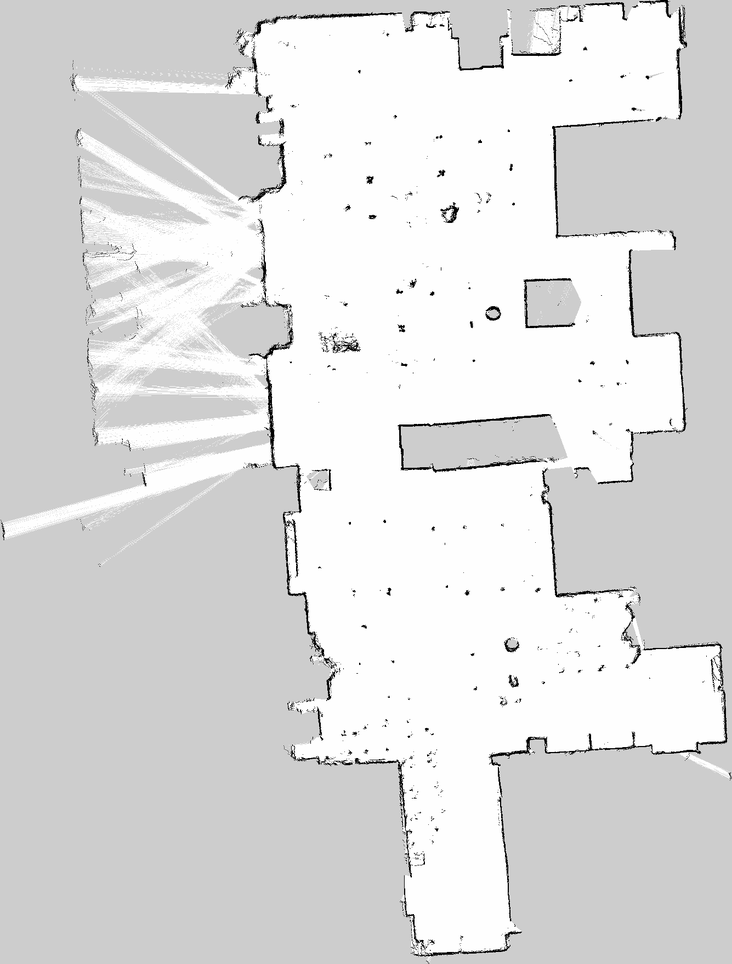
#> input picture data/room1.pgm, 732 x 964 px, shrunk from 1335 x 1760 before the run
$ python -i utils.py   (imports and definitions only)
#> lines starting #> are read from the running program, lines starting #| are printed output that depends on the picture; after the words box and inside, x2 and y2 are one past the last pixel; in counts of white or black regions, pixels touching at a corner belong together
#> further down, picture is the input picture: shape (964, 732, 3); min 0, max 255, mean 222.2
import numpy as np
import cv2
from shapely.geometry import LineString, Point
import yaml

# [72 lines left out: functions extend_line, connect_intersecting_lines, not called in this run]

def extract_walls(image):
    inverted = cv2.bitwise_not(image)
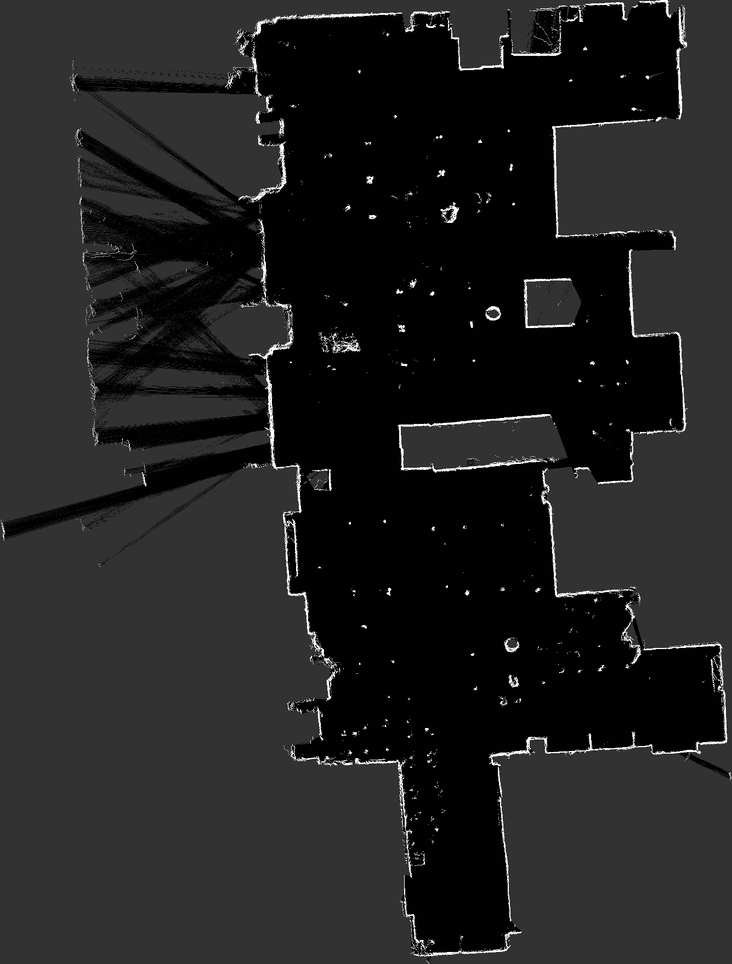
#> inverted: shape (964, 732, 3); min 0, max 255, mean 32.8
    _, binary = cv2.threshold(inverted, 220, 255, cv2.THRESH_BINARY)
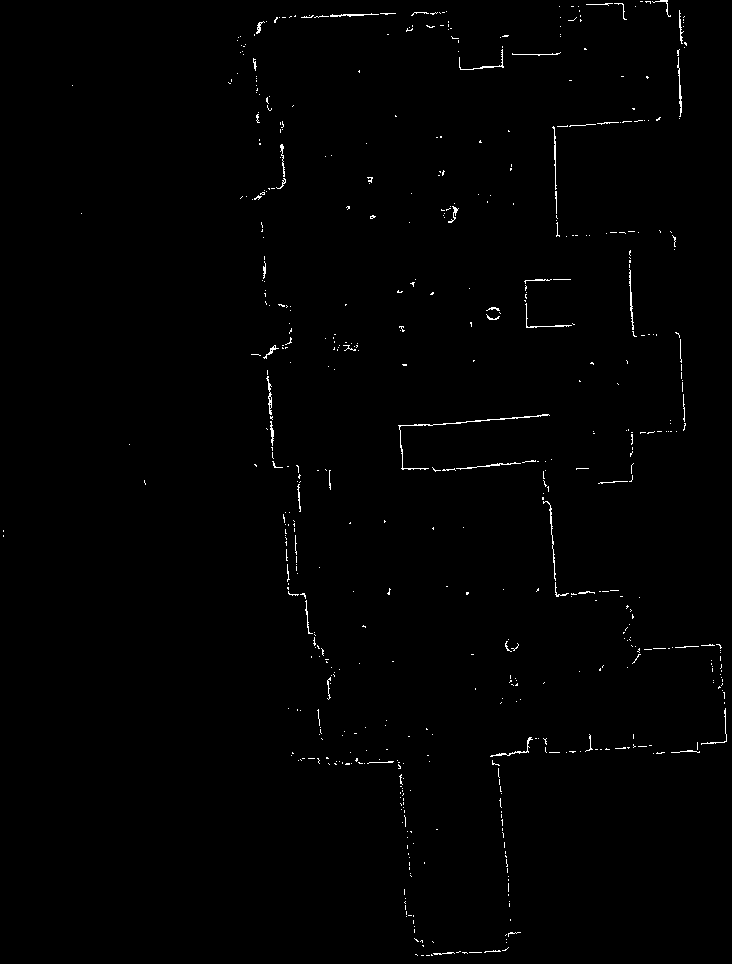
#> binary: shape (964, 732, 3); 0.7% white in thin lines or dots
    kernel = np.ones((5, 5), np.uint8)
    closed = cv2.morphologyEx(binary, cv2.MORPH_CLOSE, kernel, iterations=2)
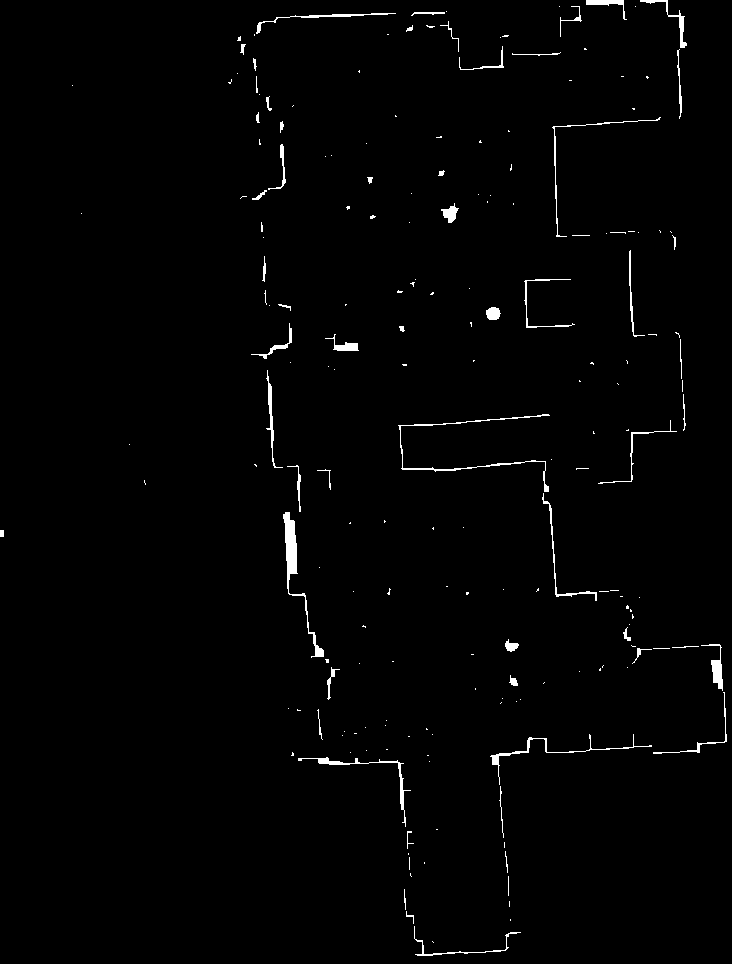
#> closed: shape (964, 732, 3); 1.2% white; 197 white regions (138 under 20 px), largest, box (x1, y1, x2, y2) and area: (283, 512, 324, 658) 893, (398, 414, 550, 492) 590, (298, 757, 411, 827) 436
    blurred = cv2.GaussianBlur(closed, (5, 5), 0)
    edges = cv2.Canny(blurred, 50, 150)
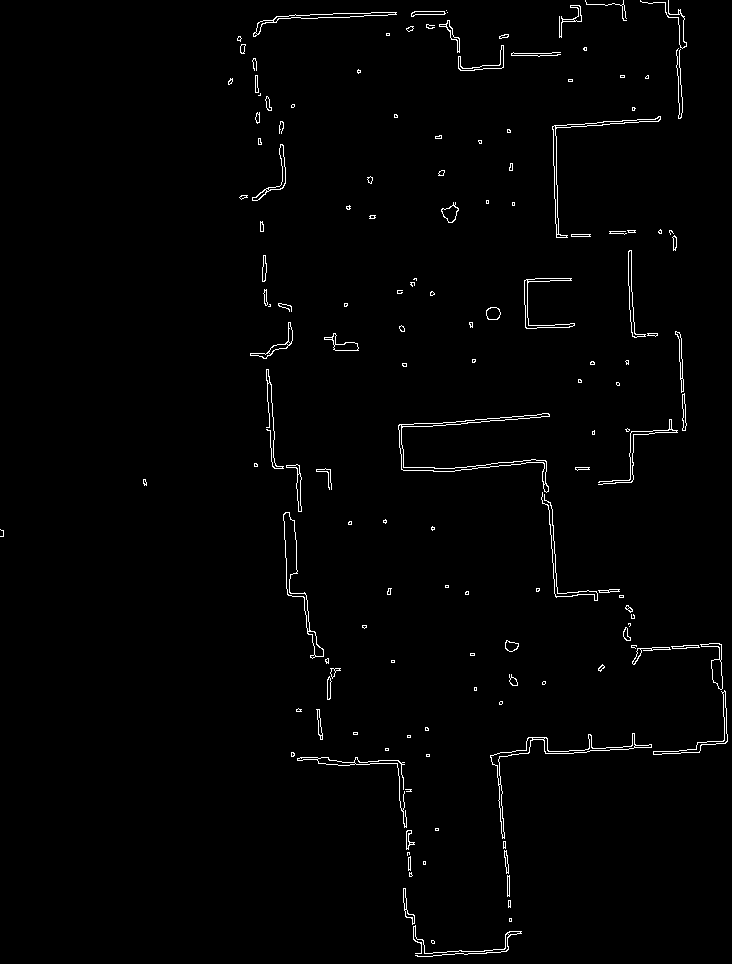
#> edges: shape (964, 732); 1.3% white in thin lines or dots
    return closed, edges

# [59 lines left out: functions detect_lines, extract_wall_contours, extract_wall_segments_as_lines, connect_line_endpoints, not called in this run]

def save_image(image, path):
    cv2.imwrite(path, image)

# [40 lines left out: functions load_map_and_metadata, draw_lines, extract_outer_wall_outline, not called in this run]

>>> import cv2
>>> picture = cv2.imread('data/room1.pgm')
>>> result = extract_walls(picture)

$ run again, on data/room2.pgm
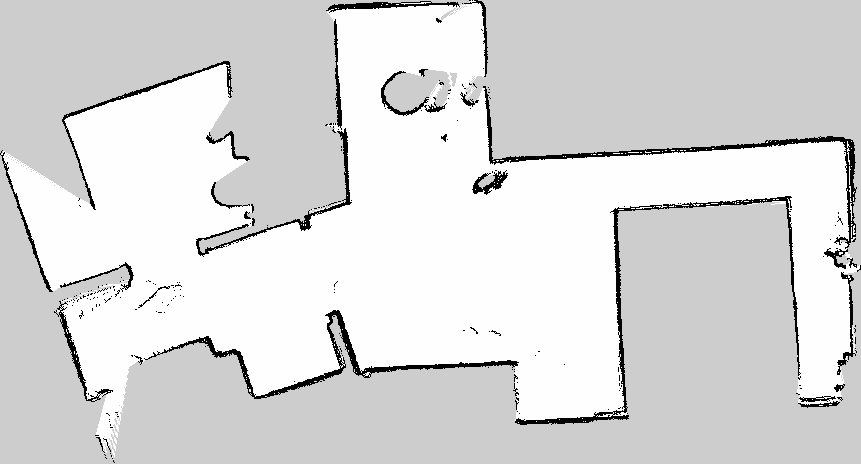
#> input picture data/room2.pgm, 861 x 464 px
#> picture is the input picture: shape (464, 861, 3); min 0, max 254, mean 218
#> in extract_walls, `_, binary = cv2.threshold(inverted, 220, 255, cv2.THRESH_BINARY)`:
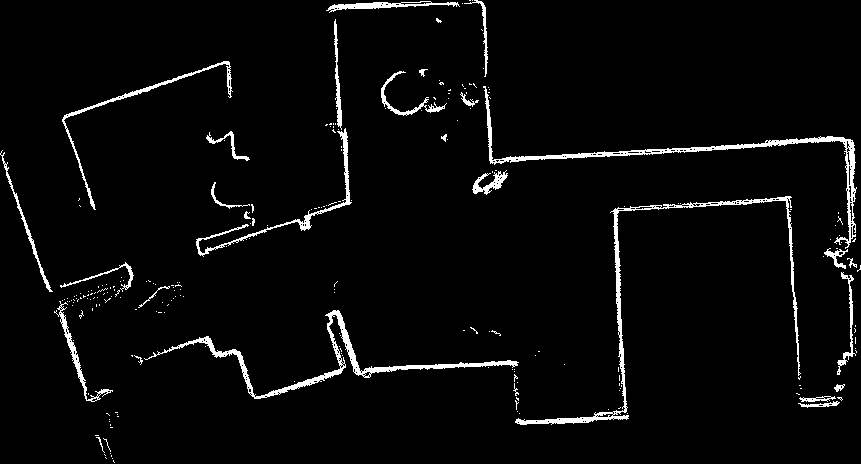
#> binary: shape (464, 861, 3); 3.6% white; 234 white regions (205 under 20 px), largest, box (x1, y1, x2, y2) and area: (483, 86, 857, 249) 2444, (515, 196, 801, 425) 2388, (144, 310, 519, 399) 2353
#> closed: shape (464, 861, 3); 5.2% white; 36 white regions (22 under 20 px), largest, box (x1, y1, x2, y2) and area: (131, 196, 845, 425) 6837, (460, 83, 861, 375) 5245, (196, 0, 488, 257) 3998
#> in extract_walls, `edges = cv2.Canny(blurred, 50, 150)`:
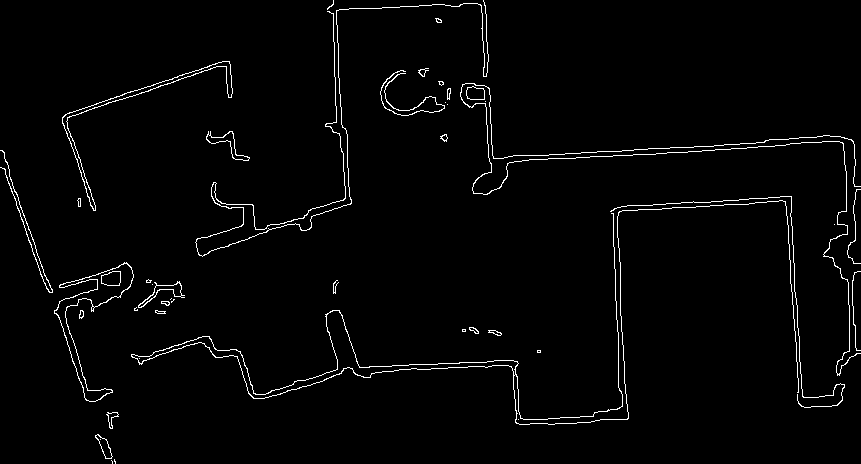
#> edges: shape (464, 861); 2.1% white in thin lines or dots

$ run again, on data/room3.pgm
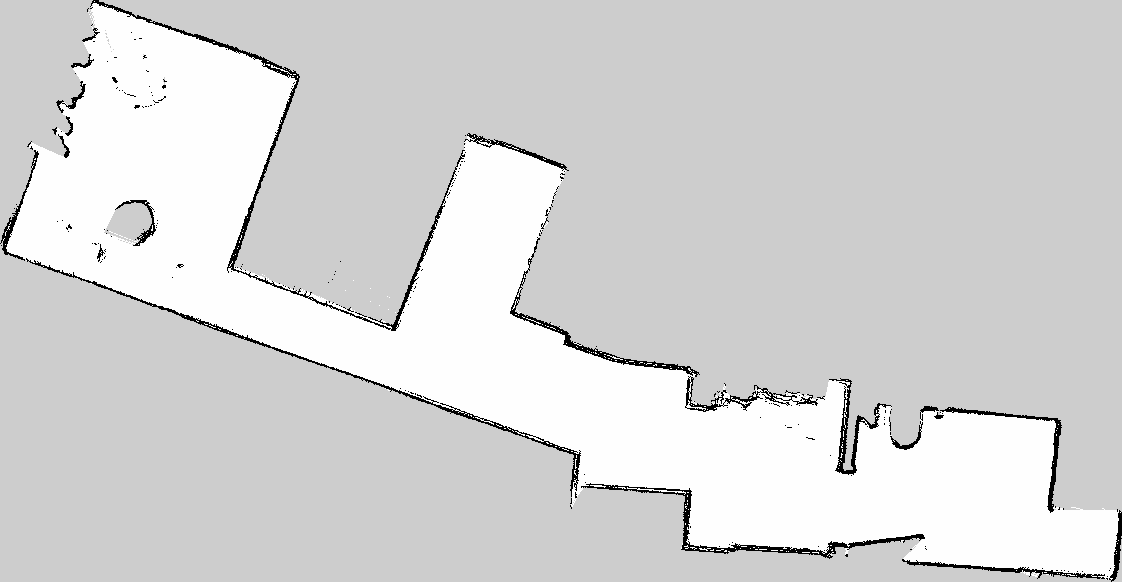
#> input picture data/room3.pgm, 1122 x 582 px
#> picture is the input picture: shape (582, 1122, 3); min 0, max 254, mean 213.4
#> in extract_walls, `_, binary = cv2.threshold(inverted, 220, 255, cv2.THRESH_BINARY)`:
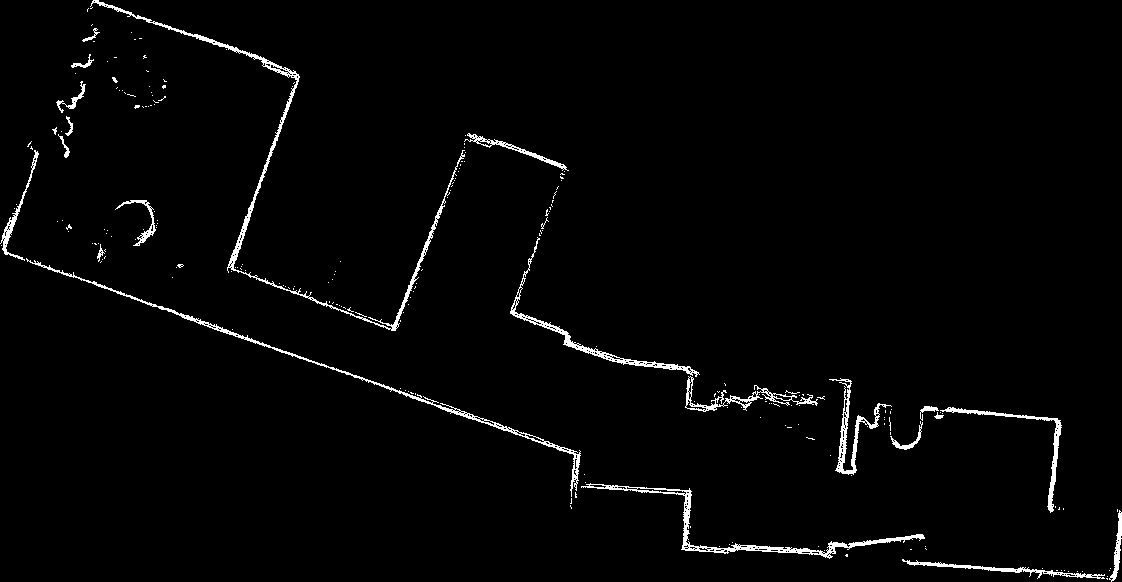
#> binary: shape (582, 1122, 3); 2.1% white in thin lines or dots
#> closed: shape (582, 1122, 3); 2.9% white; 45 white regions (30 under 20 px), largest, box (x1, y1, x2, y2) and area: (0, 141, 925, 559) 5501, (87, 0, 569, 331) 4226, (510, 186, 825, 412) 3195
#> in extract_walls, `edges = cv2.Canny(blurred, 50, 150)`:
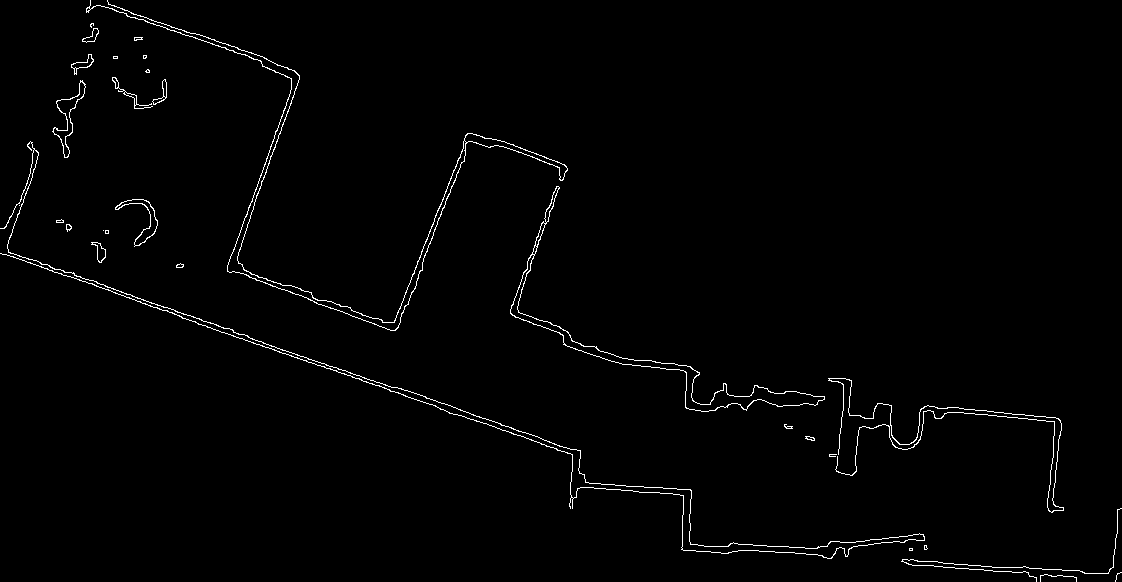
#> edges: shape (582, 1122); 1.2% white in thin lines or dots
